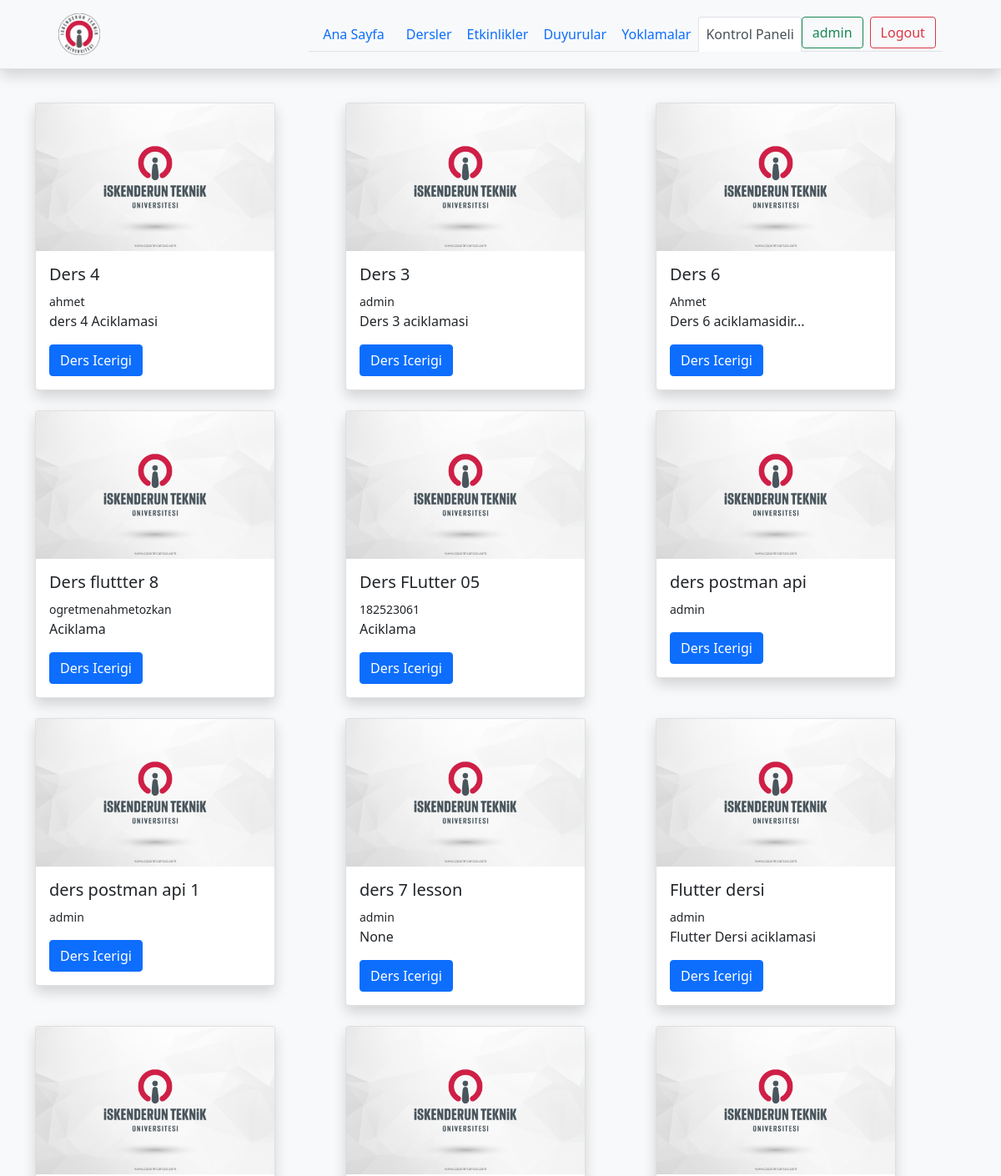
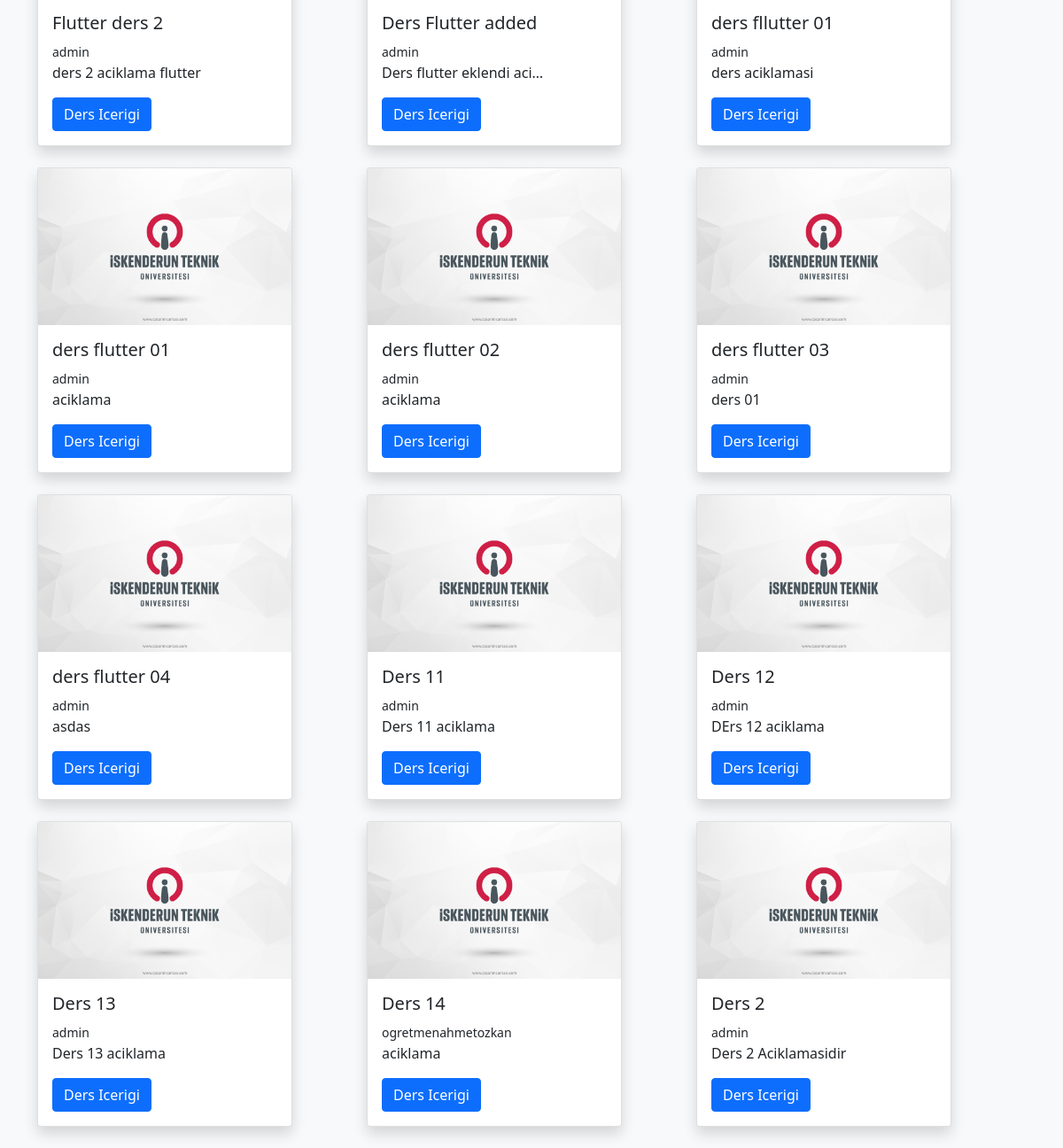
The page /accounts/dashboard/ (signed in) on the database its author committed (2 pictures, top to bottom).
### lessons/models.py (models this page shows, shortened)
class Lesson(models.Model):
    teacher = models.ForeignKey(User, null=True,on_delete=models.CASCADE)
    name = models.CharField(max_length=128,unique=True)
    image  = models.ImageField(upload_to="lessons/%Y/%m/%d/",default = "lessons/default_lesson_image.png")
    description = models.TextField(blank=True,null=True)
    students = models.ManyToManyField(User, blank=True,related_name='lesson_joined')
    date = models.DateTimeField(auto_now=True)
    avaliable = models.BooleanField(default =True)

### accounts/views.py (the view)
# urls.py: path("dashboard/",views.user_dashboard,name = 'dashboard'),
@login_required(login_url='login')
def user_dashboard(request):
    current_user =request.user
    lessons = current_user.lesson_joined.all()
    context = {
        'lessons':lessons
    }
    return render(request,'dashboard.html',context)

### templates/dashboard.html (shortened to what this page needs)
{% extends "base.html" %}
{% load static %}
{% block body %}
<div class="container">
    <div class="row">
    {% if lessons %}
      <div class="row align-items-start">
          {% for lesson  in lessons %}
          <div class="col-sm mb-4 ">
          <div  class="card shadow" style="width: 18rem;">
            <img class="card-img-top" src="{{lesson.image.url}}" alt="Card image cap">
            <div  class="card-body ">
              <h5 class="card-title">{{lesson.name}} </h5>
              <span><small>{{lesson.teacher}}</small></span>
              <p class="card-text">{{ lesson.description | truncatechars:25}}</p>
              <a href="{% url 'lesson_detail' lesson.id %}" class="btn btn-primary">Ders Icerigi</a>
            </div>
          </div>
        </div>
          {% endfor %}
      </div>
    </div>
    {% else %}
    <div class="alert alert-warning text-center">
      Herhangi kayitli bir ders bulunmuyor
     </div>
    {% endif %}
{% endblock body %}

### templates/includes/navbar-base.html (shortened to what this page needs)
{% load static %}
    <header class="%100 % bg-light shadow d-flex flex-wrap align-items-center justify-content-center py-3 mb-4 border-bottom">
      <a href="{% url 'index'%}" class="d-flex align-items-center col-md-3 mb-2 mb-md-0 text-dark text-decoration-none">
        <img width="50" height="50"src={%  static 'images/iste_arma.png' %} alt="">
      </a>
      <ul class="nav nav-tabs col-12 col-md-auto mb-2 justify-content-center mb-md-0">
        <li class="nav-item  "><a href="{% url 'index' %}" class="nav-link   {% if '/' == request.path %}  active link-secondary   {% endif %}">Ana Sayfa</a></li>
        <li><a href="{% url 'lessons' %}" class="nav-link px-2 {% if 'lessons' in request.path %}  active link-secondary  {% endif %} ">Dersler</a></li>
        <li><a href="{% url 'events' %}" class="nav-link px-2 {% if 'events' in request.path %} active link-secondary   {% endif %}">Etkinlikler</a></li>
 {% if request.user.is_authenticated %}
 <li><a href="{% url 'announcements' %}" class="nav-link px-2 {% if 'announcements' in request.path %} active link-secondary   {% endif %}">Duyurular</a></li>
 <li><a href="{% url 'attendances' %}" class="nav-link px-2 {% if 'attendances' in request.path %} active link-secondary   {% endif %}">Yoklamalar</a></li>
      <li class="nav-item active">
   <a class="nav-link  px-2  {% if 'dashboard' in request.path %}  active link-secondary  {% endif %} " href="{% url 'dashboard' %}">Kontrol Paneli</a>
  </li>
  <li class="nav-item active">
       <a class="btn btn-outline-success me-2" href="">{{request.user.username}}</a>
</li>
       <li class="nav-item active ">
   <a href="{% url 'logout'%}" class="btn btn-outline-danger me-2">Logout</a>
</li>
{% endif %}
    </header>

### rows shown on the page
Lesson: image (placeholder picture), name "Ders 4", teacher "ahmet", description "ders 4 Aciklamasi"
Lesson: image (placeholder picture), name "Ders 3", teacher "admin", description "Ders 3 aciklamasi"
Lesson: image (placeholder picture), name "Ders 6", teacher "Ahmet", description "Ders 6 aciklamasidir..."
Lesson: image (placeholder picture), name "Ders fluttter 8", teacher "ogretmenahmetozkan", description "Aciklama"
Lesson: image (placeholder picture), name "Ders FLutter 05", teacher "182523061", description "Aciklama"
Lesson: image (placeholder picture), name "ders postman api", teacher "admin"
Lesson: image (placeholder picture), name "ders postman api 1", teacher "admin"
Lesson: image (placeholder picture), name "ders 7 lesson", teacher "admin", description "None"
Lesson: image (placeholder picture), name "Flutter dersi", teacher "admin", description "Flutter Dersi aciklamasi"
Lesson: image (placeholder picture), name "Flutter ders 2", teacher "admin", description "ders 2 aciklama flutter"
Lesson: image (placeholder picture), name "Ders Flutter added", teacher "admin", description "Ders flutter eklendi aci…"
Lesson: image (placeholder picture), name "ders fllutter 01", teacher "admin", description "ders aciklamasi"
Lesson: image (placeholder picture), name "ders flutter 01", teacher "admin", description "aciklama"
Lesson: image (placeholder picture), name "ders flutter 02", teacher "admin", description "aciklama"
Lesson: image (placeholder picture), name "ders flutter 03", teacher "admin", description "ders 01"
Lesson: image (placeholder picture), name "ders flutter 04", teacher "admin", description "asdas"
Lesson: image (placeholder picture), name "Ders 11", teacher "admin", description "Ders 11 aciklama"
Lesson: image (placeholder picture), name "Ders 12", teacher "admin", description "DErs 12 aciklama"
Lesson: image (placeholder picture), name "Ders 13", teacher "admin", description "Ders 13 aciklama"
Lesson: image (placeholder picture), name "Ders 14", teacher "ogretmenahmetozkan", description "aciklama"
Lesson: image (placeholder picture), name "Ders 2", teacher "admin", description "Ders 2 Aciklamasidir"

### other values the page prints
{{ request.user.username }} "admin"
